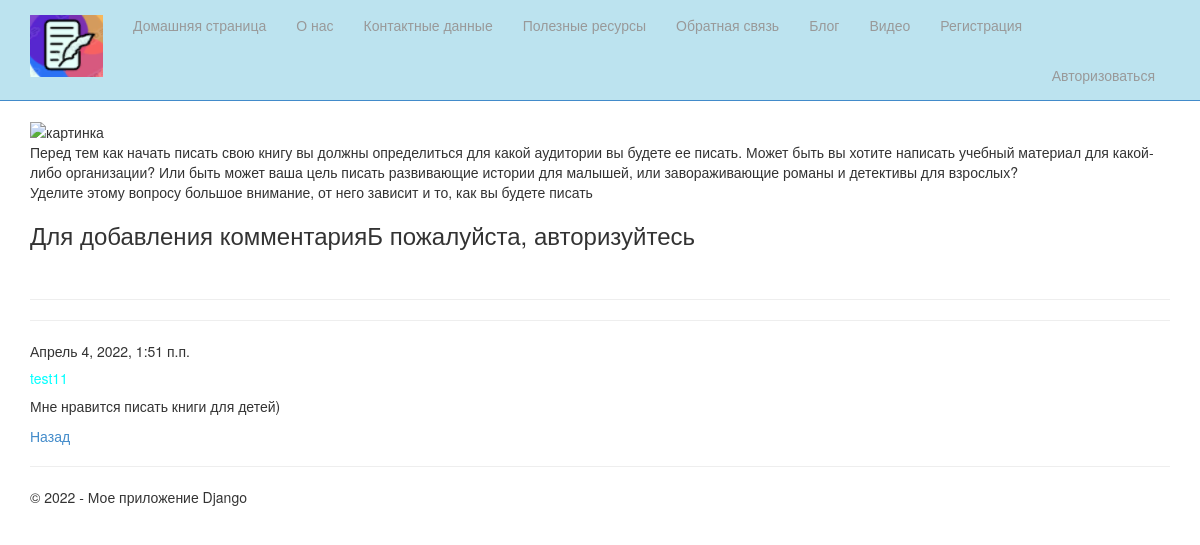
Screenshot of /blogpost/2/ with the database file from the repository.
### app/models.py (models this page shows, shortened)
class Blog(models.Model):
    title = models.CharField(max_length=100, unique_for_date="posted", verbose_name="Заголовок")
    description= models.TextField(verbose_name="Краткое содержание")
    content = models.TextField(verbose_name = "Полное содержание")
    posted = models.DateTimeField(default = datetime.now(), db_index=True, verbose_name="Опубликована")
    author=models.ForeignKey(User, null=True, blank=True, on_delete=models.SET_NULL, verbose_name="Автор")
    image = models.FileField(default ='interesting_201402030326241.jpg', verbose_name = 'Путь к картинке')
    class Meta:
        db_table="Posts"
        ordering=["-posted"]
        verbose_name="Статья блога"
        verbose_name_plural="Статья блога"

class Comment(models.Model):
     text = models.TextField(verbose_name = "Текст комментария")
     date = models.DateTimeField(default = datetime.now(), db_index=True, verbose_name="Дата комментария")
     author = models.ForeignKey(User, on_delete = models.CASCADE, verbose_name="Автор комментария")
     post = models.ForeignKey(Blog, on_delete = models.CASCADE, verbose_name="Статья комментария")
     class Meta:
          db_table = "Comment"
          ordering = ["-date"]
          verbose_name = "Комментарий к статье блога"
          verbose_name_plural = "Комментарий к статье блога"

### app/views.py (the view)
# urls.py: path('blogpost/<int:parametr>/', views.blogpost, name='blogpost'),
def blogpost(request, parametr):
    assert isinstance(request, HttpRequest)
    post_1 = Blog.objects.get(id=parametr)
    comments = Comment.objects.filter(post = parametr)
    if request.method == "POST":
        form = CommentForm(request.POST)
        if form.is_valid():
            comment_f = form.save(commit=False)
            comment_f.author = request.user
            comment_f.date = datetime.now()
            comment_f.post = Blog.objects.get(id=parametr)
            comment_f.save()
            return redirect('blogpost', parametr = post_1.id)
    else:
         form = CommentForm()
    return render(
        request,
        'app/blogpost.html',
        {
            'post_1': post_1,
            'comments': comments,
            'form': form,
            'year': datetime.now().year,
        }
     )

### app/templates/app/blogpost.html (shortened to what this page needs)
{% extends "app/layout.html" %}
{% block content %}
{% if post_1.image and post_1.image.url %}
<img src="{{post_1.image.urls}}" alt="картинка" цшвер="300"/>
{% endif %}
<p>{{post_1.content|linebreaksbr}}</p>
{% if user.is_authenticated %}
<h3>Добавить комментарий</h3>
<form method="POST">
    {% csrf_token %}
    <div>
        {{form.as_p}}
        <button type="submit" class="save btn btn-default">Отправить комментарий</button>
    </div>
</form>
{% else %}
<h3>Для добавления комментарияБ пожалуйста, авторизуйтесь</h3>
{% endif %}
<br />
<hr />
{% for comment in comments %}
<hr />
<h7> {{comment.date}}</h7>
<h5>{{comment.author}}</h5>
<p>{{comment.text|linebreaksbr}}</p>
{% endfor %}
<p><a href="{%url 'blog' %}">Назад</a></p>
{% endblock %}

### app/static/app/content/site.css (style rules this page uses)
body { padding-top: 100px; padding-bottom: 20px; }
h5 { color:aqua; }

### rows the page displays
Blog: content "Перед тем как начать писать свою книгу вы должны определиться для какой аудитории вы будете ее писать. Может быть вы хотите написать учебный материал для какой-либо организации? Или быть может ваша цель писать развивающие истории для малышей, или завораживающие романы и детективы для взрослых? Уделите этому вопросу большое внимание, от него зависит и то, как вы будете писать"
Comment: date "Апрель 4, 2022, 1:51 п.п.", author "test11", text "Мне нравится писать книги для детей)"
